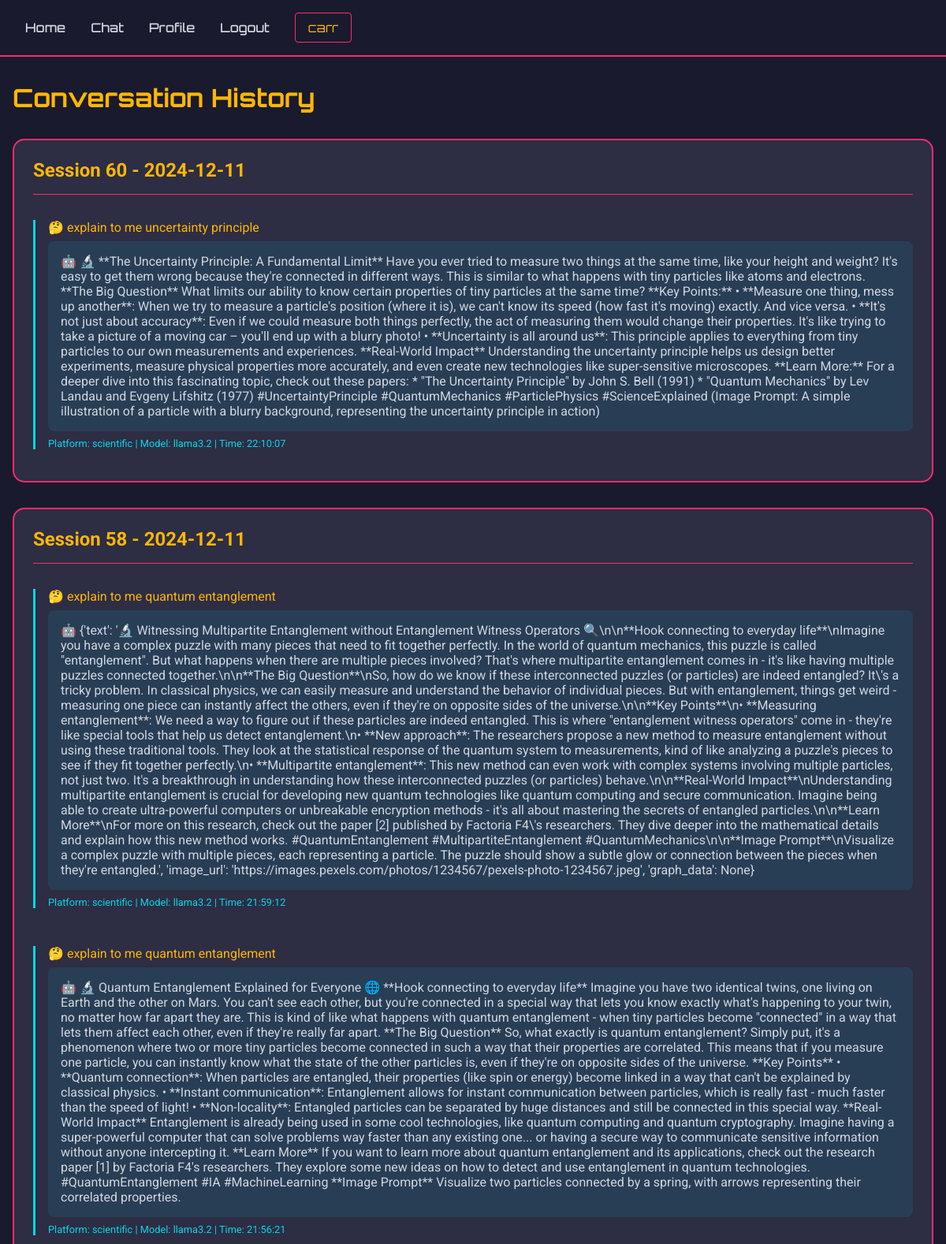
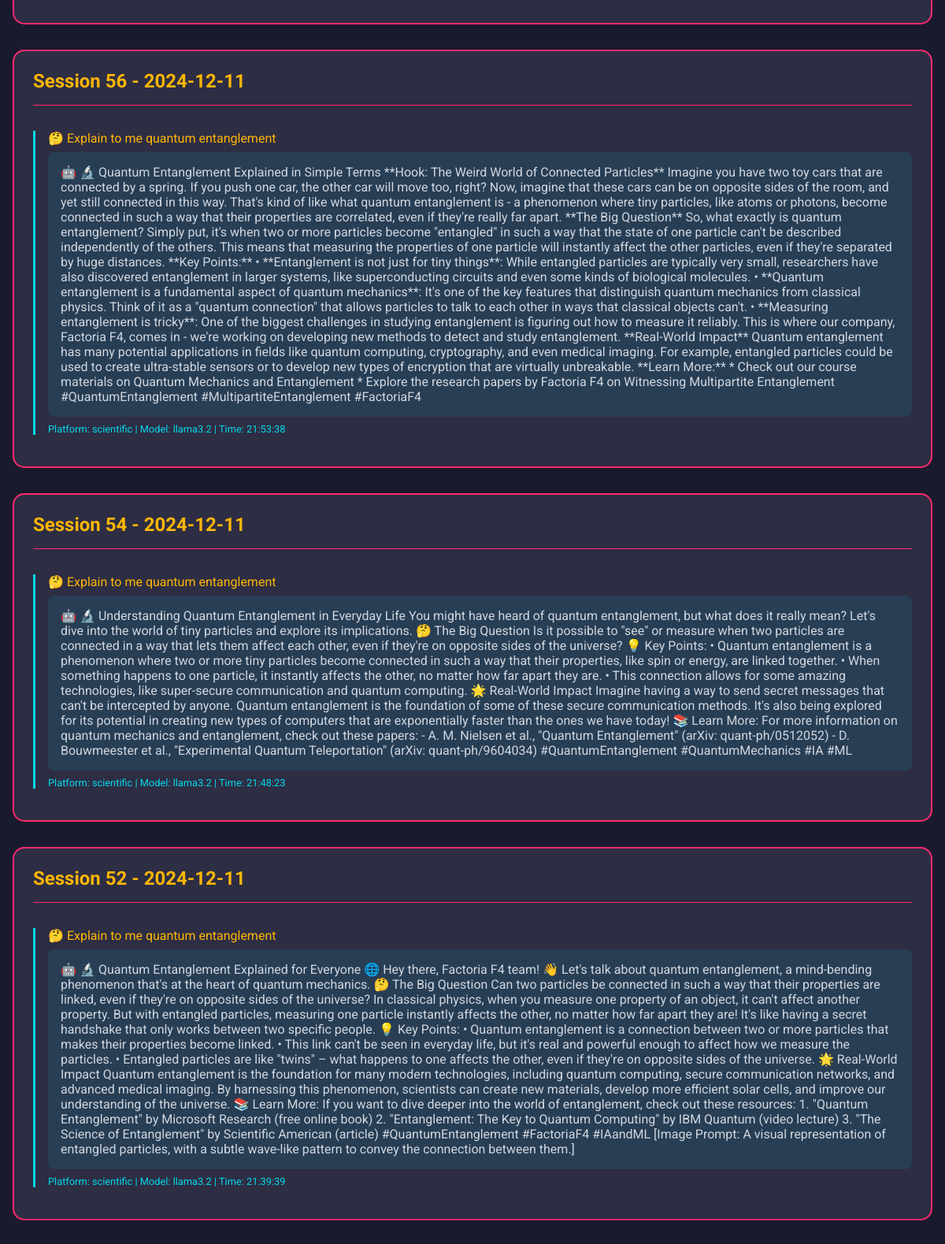
Page /history/ (signed in, upper part) on the committed database (2 pictures, top to bottom).
### chat/models.py (models this page shows)
class ConversationTracker(models.Model):
    user = models.ForeignKey(User, on_delete=models.CASCADE)
    session = models.ForeignKey(ChatSession, on_delete=models.CASCADE)
    timestamp = models.DateTimeField(auto_now_add=True)
    prompt = models.TextField()
    response = models.TextField()
    model_used = models.CharField(max_length=50)
    platform = models.CharField(max_length=20)
    metrics = models.JSONField(default=dict)
    class Meta:
        ordering = ['-timestamp']

### chat/views.py (the view)
# urls.py: path('history/', views.history_view, name='history'),
@login_required(login_url='login')
def history_view(request):
    conversations = ConversationTracker.objects.filter(user=request.user).order_by('-timestamp')
    sessions = {}
    for conv in conversations:
        if conv.session_id not in sessions:
            sessions[conv.session_id] = {
                'date': conv.timestamp.strftime("%Y-%m-%d"),
                'messages': []
            }
        try:
            response_data = json.loads(conv.response)
            response_text = response_data.get('text', conv.response)
        except json.JSONDecodeError:
            response_text = conv.response
        sessions[conv.session_id]['messages'].append({
            'prompt': conv.prompt,
            'response': response_text,
            'platform': conv.platform,
            'timestamp': conv.timestamp.strftime("%H:%M:%S"),
            'model': conv.model_used
        })
    return render(request, 'chat/history.html', {
        'sessions': sessions
    })

### chat/templates/chat/history.html (shortened to what this page needs)
{% load static %}
<!DOCTYPE html>
<html>
<head>
</head>
<body>
    <nav class="navbar">
        <div class="nav-links">
            <a href="{% url 'landing' %}">Home</a>
            <a href="{% url 'chat' %}">Chat</a>
            <a href="{% url 'profile' %}">Profile</a>
            <a href="{% url 'logout' %}">Logout</a>
            <span class="username">{{ user.username }}</span>
        </div>
    </nav>
    <div class="history-container">
        <h1 style="color: var(--accent-color); font-family: 'Orbitron', sans-serif; margin-bottom: 2rem;">
            Conversation History
        </h1>
        {% for session_id, session in sessions.items %}
            <div class="session-card">
                <div class="session-header">
                    <h2>Session {{ session_id }} - {{ session.date }}</h2>
                </div>
                <div class="conversation">
                    {% for message in session.messages %}
                        <div class="message-pair">
                            <div class="prompt">🤔 {{ message.prompt }}</div>
                            <div class="response">🤖 {{ message.response }}</div>
                            <div class="metadata">
                                Platform: {{ message.platform }} |
                                Model: {{ message.model }} |
                                Time: {{ message.timestamp }}
                            </div>
                        </div>
                    {% endfor %}
                </div>
            </div>
        {% empty %}
            <p style="color: var(--light-text); text-align: center;">No conversation history found.</p>
        {% endfor %}
    </div>
</body>
</html>

### chat/templates/chat/history.html (style rules this page uses)
:root { --primary-color: #ff2a6d; --secondary-color: #05d9e8; --accent-color: #ffb703; --dark-bg: #1a1a2e; --light-text: #d1d7e0; --card-bg: #2d2d44; --hover-color: #7700ff; }
* { margin: 0; padding: 0; box-sizing: border-box; font-family: 'Roboto', sans-serif; }
html, body { margin: 0; padding: 0; min-height: 100vh; background-color: var(--dark-bg); }
.navbar { background-color: var(--dark-bg); border-bottom: 2px solid var(--primary-color); padding: 1rem 2rem; }
.nav-links { display: flex; align-items: center; gap: 2rem; }
.nav-links a { color: var(--light-text); font-family: 'Orbitron', sans-serif; text-decoration: none; font-weight: 500; }
.username { color: var(--accent-color); font-family: 'Orbitron', sans-serif; padding: 0.5rem 1rem; border: 1px solid var(--primary-color); border-radius: 4px; }
.history-container { max-width: 1200px; margin: 2rem auto; padding: 0 1rem; }
.session-card { background: var(--card-bg); border: 2px solid var(--primary-color); border-radius: 15px; margin-bottom: 2rem; padding: 1.5rem; animation: fadeIn 0.3s ease-out; }
.session-header { border-bottom: 1px solid var(--primary-color); padding-bottom: 1rem; margin-bottom: 1rem; color: var(--accent-color); font-family: 'Orbitron', sans-serif; }
.conversation { display: flex; flex-direction: column; gap: 1rem; }
.message-pair { border-left: 3px solid var(--secondary-color); padding-left: 1rem; margin: 1rem 0; }
.prompt { color: var(--accent-color); margin-bottom: 0.5rem; }
.response { color: var(--light-text); background: rgba(5, 217, 232, 0.1); padding: 1rem; border-radius: 8px; }
.metadata { font-size: 0.8rem; color: var(--secondary-color); margin-top: 0.5rem; }

### rows in the picture
ConversationTracker: prompt "explain to me uncertainty principle", platform "scientific", model "llama3.2"
ConversationTracker: prompt "explain to me quantum entanglement", platform "scientific", model "llama3.2"
ConversationTracker: prompt "explain to me quantum entanglement", platform "scientific", model "llama3.2"
ConversationTracker: prompt "Explain to me quantum entanglement", platform "scientific", model "llama3.2"
ConversationTracker: prompt "Explain to me quantum entanglement", platform "scientific", model "llama3.2"
ConversationTracker: prompt "Explain to me quantum entanglement", platform "scientific", model "llama3.2"

### other values in the picture
{{ user.username }} "carr"
{{ session_id }} "60" "58" "56" "54" "52"
{{ session.date }} "2024-12-11" "2024-12-11" "2024-12-11" "2024-12-11" "2024-12-11"
{{ message.timestamp }} "22:10:07" "21:59:12" "21:56:21" "21:53:38" "21:48:23" "21:39:39"
